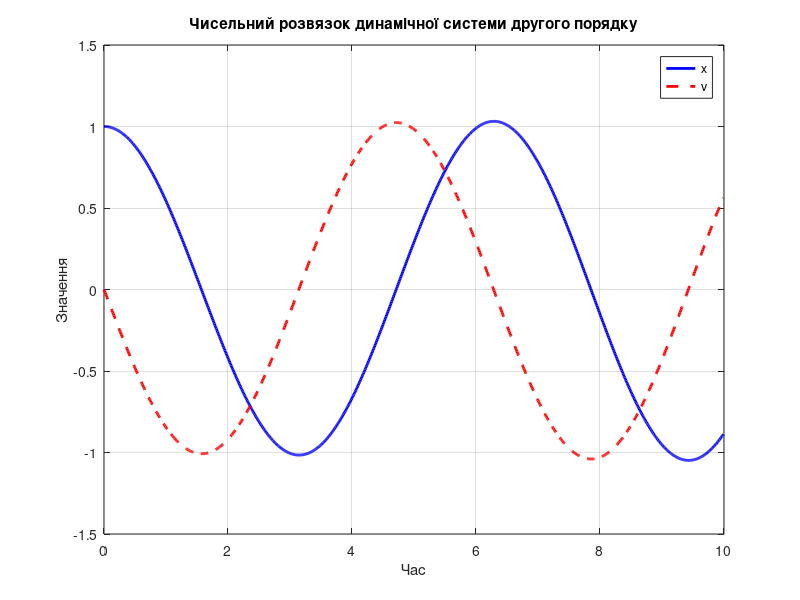

Reproduce this figure in MATLAB.
% Налаштування параметрів
T = 10;         % Кінцевий час
dt = 0.01;      % Крок часу
N = T/dt;       % Кількість кроків

% Початкові умови
x0 = 1;         % Початкове значення x
v0 = 0;         % Початкове значення v
k = 1;          % Коефіцієнт пружності
m = 1;          % Маса

% Ініціалізація масивів
x = zeros(N, 1); % Масив для зберігання значень x
v = zeros(N, 1); % Масив для зберігання значень v
time = zeros(N, 1); % Масив для зберігання значень часу

% Початкові значення
x(1) = x0;
v(1) = v0;
time(1) = 0;

% Чисельне розв'язання методом скінченних різниць
for i = 1:N-1
    % Обчислення нових значень x та v
    x(i+1) = x(i) + v(i)*dt;
    v(i+1) = v(i) - (k/m)*x(i)*dt;
    % Оновлення часу
    time(i+1) = time(i) + dt;
end

% Візуалізація результатів
plot(time, x, 'b-', 'LineWidth', 2);
hold on;
plot(time, v, 'r--', 'LineWidth', 2);
xlabel('Час');
ylabel('Значення');
legend('x', 'v');
title('Чисельний розвязок динамічної системи другого порядку');
grid on;
